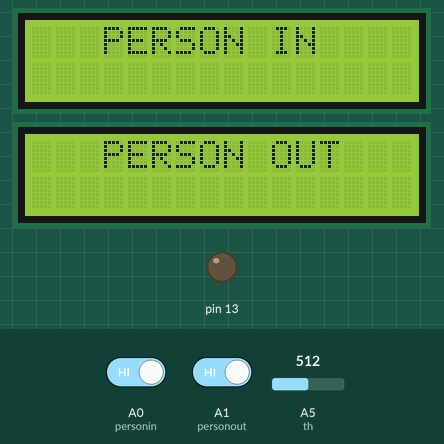
A sketch run on a simulated Arduino Uno, built with avr-gcc and run on an emulated ATmega328P. Parts: 2 × 16×2 character LCD, output pins drawn as LEDs (lit = HIGH). Inputs (shaded band) come from the test bench; at power-on: A0 (personin) HIGH, A1 (personout) HIGH, A5 (th) = 512. What the sketch prints to the serial monitor is not drawn.

Above: at 1.3 s.
1.4 s: A0 (personin) driven LOW
At 1.93 s:
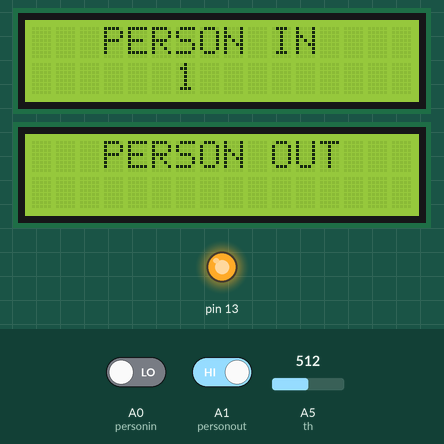
4.4 s: A1 (personout) driven LOW
At 4.74 s:
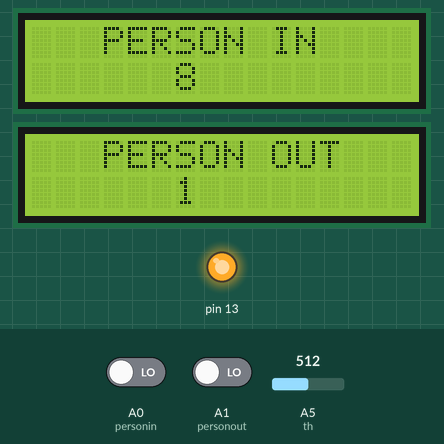
6.4 s: A0 (personin) driven HIGH
At 6.75 s:
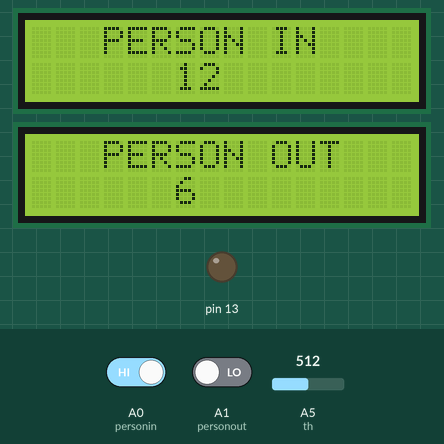
8.4 s: A0 (personin) driven LOW
At 8.78 s:
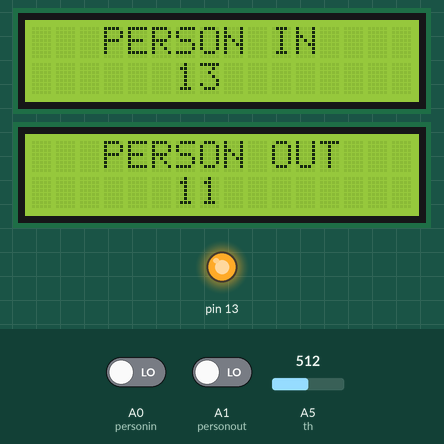
13.4 s: A1 (personout) driven HIGH
At 14.0 s:
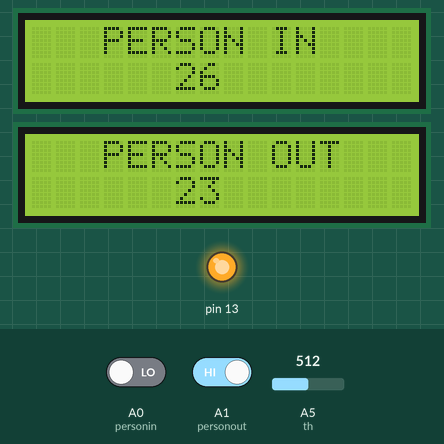
Timing chart, 0 to 16.4 s (numbered marks = the images above; inputs shaded):
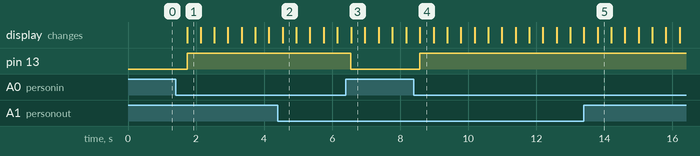

The sketch:

ircounter.ino
```cpp
#include <LiquidCrystal.h>

LiquidCrystal lcd1(12, 5, 7, 8, 9, 10);
LiquidCrystal lcd2(12, 4, 7, 8, 9, 10);

const int personin = A0;
const int personout = A1;
const int th = A5;

int sensorValue1 = 0;
int sensorValue2 = 0;
int thValue = 0;
int countin = 0;
int countout = 0;
void setup() {
  lcd1.begin(16, 2);
  lcd2.begin(16, 2);

  Serial.begin(9600);

  pinMode(13, OUTPUT);
  lcd1.print("   PERSON IN   ");
  lcd2.print("   PERSON OUT  ");
}

void loop() {

  lcd1.setCursor(6, 1);
  lcd2.setCursor(6, 1);
  sensorValue1 = digitalRead(personin);
  sensorValue2 = digitalRead(personout);
  thValue = analogRead(th);


  Serial.print("\nthreshold = ");
  Serial.print(thValue);
  Serial.print("\nsensor1 = ");
  Serial.print(sensorValue1);
  Serial.print("\nsensor2 = ");
  Serial.print(sensorValue2);
  if(sensorValue2 == 0){
    digitalWrite(13, HIGH);
    Serial.print("\nperson out");
    countout+=1;
    lcd2.print(countout);
    }

  if(sensorValue1 == 0){
    digitalWrite(13, HIGH);
    Serial.print("\nPerson In");
    countin+=1;
    lcd1.print(countin);
    }
  else{
    digitalWrite(13, LOW);
    Serial.print("\nNo object in Front");
    }
  delay(400);
}
```

Measured:
- after the input at 1.4 s, pin 13: LOW → HIGH after 0.33 s; the display: changes after 0.33 s (image 1)
- after the input at 6.4 s, pin 13: HIGH → LOW after 0.15 s
- after the input at 8.4 s, pin 13: LOW → HIGH after 0.18 s
- what the display in image 1 shows lasts 0.4 s, from 1.7 s to 2.1 s
